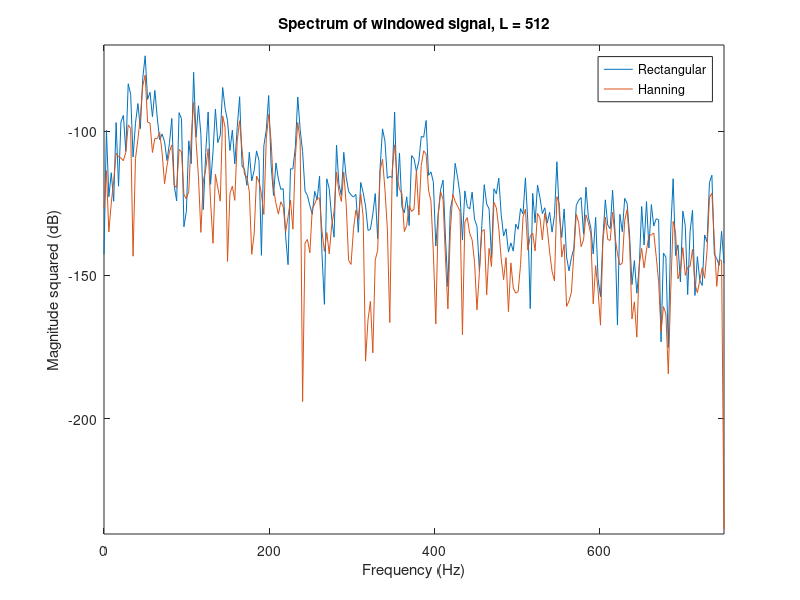
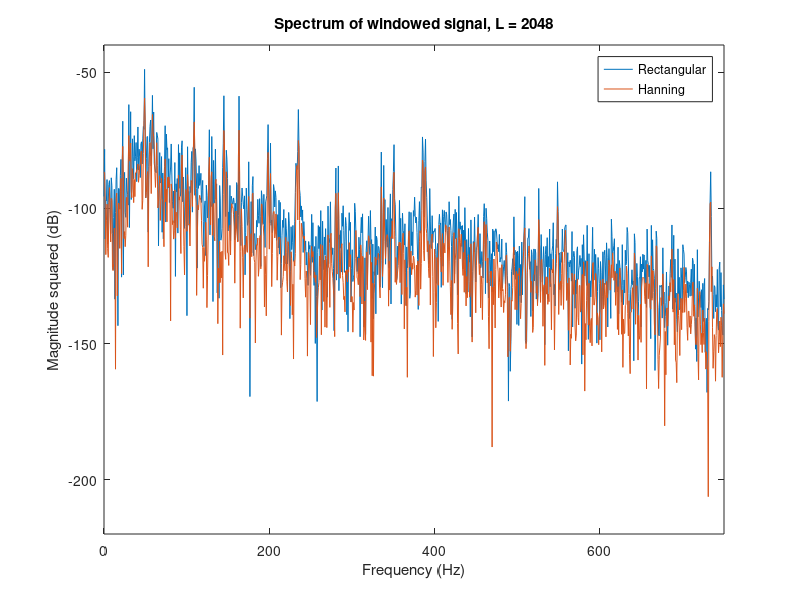
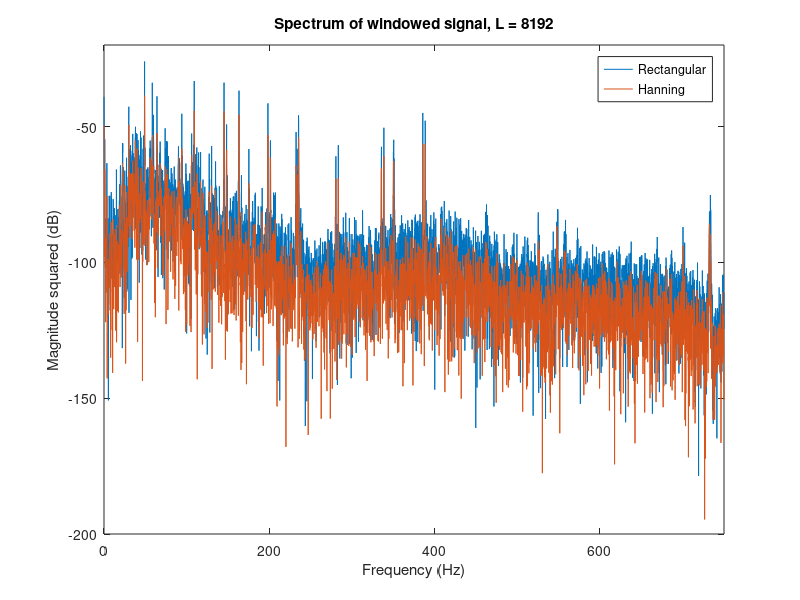
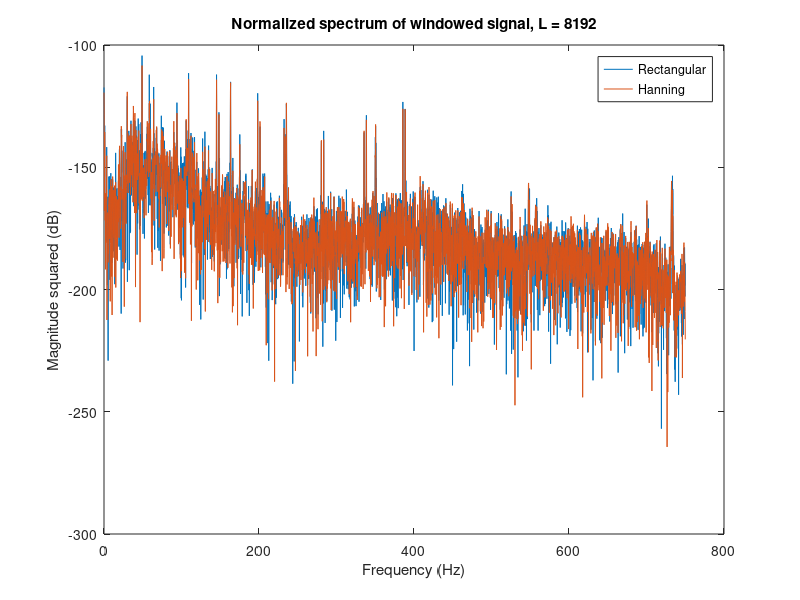

MATLAB code for these plots, in order: (Note: this script raises an error after producing the figures.)
% Alex Christenson EE125: Digital Signal Processing Matlab Project 5
% Performing spectral analysis on measured data from an ocean acoustics
% experiment

%% Part 1: DFT based spectral analysis

% Loading data from experiment
% Contains sample frequency (1.5 kHz) and xstart, which is the time series
% data for the start of the event, and xlater the time series data for
% after the event
load('Event59Data.mat')
x = xstart;

% Use FFT to perform spectral analysis for the signal
% Using a rectangular window
L = 512;
xRect = x(1:L).*rectwin(L);
XRect = fft(xRect,L);

% Using a hanning window
xHann = x(1:L).*hann(L);
XHann = fft(xHann,L);

% Plot the magnitude squared in dB of the two spectrums 
f = Fs/2*linspace(0,1,L/2+1); % Create the frequency vector
XRectdB = mag2db(abs(XRect).^2); % Calculate mag squared and convert to dB
XHanndB = mag2db(abs(XHann).^2);

figure(1)

plot(f,XRectdB(1:L/2+1),f,XHanndB(1:L/2+1));

title('Spectrum of windowed signal, L = 512')
xlabel('Frequency (Hz)')
ylabel('Magnitude squared (dB)')
legend('Rectangular','Hanning')
axis([0 750 -240 -70])

% No, for the 512 window length you cannot clearly see that there are two
% tones around 200 Hz (at 198 and 201 Hz). For a window length of 512, the
% mainlobe width is (for rectangular window):
% 4pi/L = 4pi/512
% to convert from radians to Hz:
% 4pi/512 * Fs/2pi = 2*Fs/512 = 3000/512 = 5.8594 Hz.
% For the hanning window, mainlobe width is 8pi/M, which is twice that for
% the rectangular window, so the width is twice that for the
% rectangular window: 11.72 Hz.
% This tells us the bin width, and from this we can see that because the
% bin width is greater than the separation between the two frequencies,
% they will be unviewable.

% Repeating for L = 2048
L = 2048;
xRect2 = x(1:L).*rectwin(L);
XRect2 = fft(xRect2,L);

% Using a hanning window
xHann2 = x(1:L).*hann(L);
XHann2 = fft(xHann2,L);

% Plot the magnitude squared in dB of the two spectrums 
f2 = Fs/2*linspace(0,1,L/2+1); % Create the frequency vector
XRectdB2 = mag2db(abs(XRect2).^2); % Calculate mag squared and convert to dB
XHanndB2 = mag2db(abs(XHann2).^2);

figure(2)

plot(f2,XRectdB2(1:L/2+1),f2,XHanndB2(1:L/2+1));

title('Spectrum of windowed signal, L = 2048')
xlabel('Frequency (Hz)')
ylabel('Magnitude squared (dB)')
legend('Rectangular','Hanning')
axis([0 750 -220 -40])

% Now that the window length is 2048 you can see the different toned
% frequencies. This makes sense because following the equation from the
% length equal to 512:
% 3000/2048 = 1.46 Hz, and for the Hann window, 2.93 Hz. This means the
% signals will be separable.

% Repeating for L = 2048
L = 8192;
xRect3 = x(1:L).*rectwin(L);
XRect3 = fft(xRect3,L);

% Using a hanning window
xHann3 = x(1:L).*hann(L);
XHann3 = fft(xHann3,L);

% Plot the magnitude squared in dB of the two spectrums 
f3 = Fs/2*linspace(0,1,L/2+1); % Create the frequency vector
XRectdB3 = mag2db(abs(XRect3).^2); % Calculate mag squared and convert to dB
XHanndB3 = mag2db(abs(XHann3).^2);

figure(3)

plot(f3,XRectdB3(1:L/2+1),f3,XHanndB3(1:L/2+1));

title('Spectrum of windowed signal, L = 8192')
xlabel('Frequency (Hz)')
ylabel('Magnitude squared (dB)')
legend('Rectangular','Hanning')
axis([0 750 -200 -20])

% Looking at the graph from further increasing the number of points in the
% window, the SNR does look like it improves because you can see more
% significant spikes from where the tones we want to pick out are, so it
% looks like the SNR is improving.

% Using the normalization factors
% Also, I used a different normalization factor
normRect = sum(rectwin(L).^2);
normHann = sum(hann(L).^2);
XRectdB3 = mag2db(abs(XRect3).^2/normRect); % Calculate mag squared and convert to dB
XHanndB3 = mag2db(abs(XHann3).^2/normHann);

figure(4)

plot(f3,XRectdB3(1:L/2+1),f3,XHanndB3(1:L/2+1));

title('Normalized spectrum of windowed signal, L = 8192')
xlabel('Frequency (Hz)')
ylabel('Magnitude squared (dB)')
legend('Rectangular','Hanning')
% axis([0 750 -200 -20])

% Yay they match more closely now :)

%% Part 2: Periodogram-based spectral analysis
L = 4096;
[bartRect,f1] = pwelch(x,rectwin(L),0,L,Fs);
[bartHann,f2] = pwelch(x,hann(L),0,L,Fs);

[rect50,f1] = pwelch(x,rectwin(L),0.5*L,L,Fs);
[hann50,f2] = pwelch(x,hann(L),0.5*L,L,Fs);

[rect75,f1] = pwelch(x,rectwin(L),0.75*L,L,Fs);
[hann75,f2] = pwelch(x,hann(L),0.75*L,L,Fs);

figure(5)
subplot(3,1,1)
plot(f1,mag2db(bartRect),f2,mag2db(bartHann));
title('Windowed signals of varying overlap, L=4096, 0% overlap')
xlabel('Frequency (Hz)')
ylabel('Power (dB)')
legend('Rectangular','Hanning')

subplot(3,1,2)
plot(f1,mag2db(rect50),f2,mag2db(hann50));
title('Windowed signals of varying overlap, L=4096, 50% overlap')
xlabel('Frequency (Hz)')
ylabel('Power (dB)')
legend('Rectangular','Hanning')

subplot(3,1,3)
plot(f1,mag2db(rect75),f2,mag2db(hann75));
title('Windowed signals of varying overlap, L=4096, 75% overlap')
xlabel('Frequency (Hz)')
ylabel('Power (dB)')
legend('Rectangular','Hanning')

% It's hard to see from the graph (also apologies for not having a title
% for all of the subplots, but I'm using the new version of matlab and
% suptitle no longer works) but if you zoom in you can see the variance
% being reduced by the varying magnitudes in the noise around the signal
% becoming more consistent and approaching the expected value of the noise.
% As for the differences between the Hanning and Rectangular windows I know
% there probably should be some small difference but I can't see it really
% compound when looking at the graph.

% Will calculate quality factor and variance later
% Finding the number of windows for each percent overlap. I truncated and
% rounded down
K50 = floor(2*length(x)/L)-1;
K75 = floor(4*length(x)/L)-3;

% Storing the constants for overlap from harris paper
cRect50 = 50;
cRect75 = 75;
cHann50 = 16.7;
cHann75 = 65.9;

% Solving for eqn 19 in the paper
FHann50 = (1+2*cHann50^2)/K50 - 2*(cHann50^2)/K50^2;
FRect50 = (1+2*cRect50^2)/K50 - 2*(cRect50^2)/K50^2;
FHann75 = (1+2*cHann50^2+2*cHann75^2)/K75 - 2*(cHann75^2+2*cHann50^2)/K75^2;
FRect75 = (1+2*cRect50^2+2*cRect75^2)/K75 - 2*(cRect75^2+2*cRect50^2)/K75^2;

% Calculating the Q factors
QRect0 = floor(length(x)/L) % Signals are uncorrelated so just number of
% windows
QHann50 = 1/FHann50
QHann75 = 1/FHann75
QRect50 = 1/FRect50
QRect75 = 1/FRect75

% calculating the variance over an area of the graph with not many tonal
% signals
varHann50 = var(hann50(790:890))
varHann75 = var(hann75(790:890))
varRect50 = var(rect50(790:890))
varRect75 = var(rect75(790:890))

% If you compute the variance of the entire spectrum it doesn't really make
% sense because the intentional signals you're trying to communicate are
% going to skew your data depending on how much or what is being
% communicated more than the affect that noise has on the situation.

% Yeah I guess my variance factors are more or less consistent with the Q
% factors, but they are all really just lining up with the intuition I have
% about the situation, and yes the trends do line up well.

% Applying the periodogram to the xlater data
[pl,fl] = pwelch(xlater,hann(L),0.75*L,L,Fs);

figure(6)
plot(fl,mag2db(pl))
title('Periodogram for xlater data')
xlabel('Frequency (Hz)')
ylabel('Power (dB)')
axis([0 750 -240 -150])

% I did notice that there are a bunch of really powerful harmonics
% appearing in the spectral analysis now, and the variance for the noise
% might be much higher compared to the same averaging for the last data
% set.

%% Part 3: Spectrogram
a = -150;
b = -75;

figure(7)
spectrogram(x,hann(L),0.75*L,L,Fs);
caxis([a b]); colorbar
title('Spectrogram for start data, hann, 75% overlap, L=4096')

figure(8)
spectrogram(xlater,hann(L),0.75*L,L,Fs);
title('Spectrogram for later data, hann, 75% overlap, L=4096')
caxis([a b]); colorbar

% The later data has a lot of consistency in the time domain and contains a
% lot more stronger components at regular intervals and higher frequencies.

load('Event59Data_20min.mat')
figure(9)
spectrogram(xbig,hann(L),0.75*L,L,Fs);
caxis([a b]); colorbar
title('Spectrogram for long data, hann, 75% overlap, L=4096')

% This spectrogram over a long period of data is really interesting because
% you can see where different events happen. Like some sort of event
% happens at around 10 minutes that causes a spike in a contained range of
% low frequency signals.